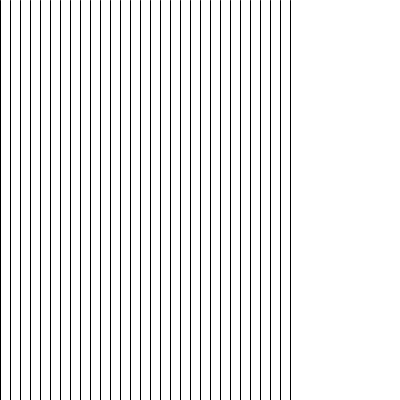
Frame 1 (no input)
Frame 60 (the mouse pressed at the canvas centre just before this capture): identical to frame 1, image omitted
Frame 120 (the mouse held since frame 60 and released just before this capture): identical to frame 1, image omitted

The Processing sketch that drew this single still picture (run headless with seeded random() and noise(); from frame 60 on, the mouse is pressed at the canvas centre):

// Processing sketch: while_loop2
// ── while_loop2.pde

void setup() {
  size(400, 400);
}

void draw() {
  background(255);

  int x = 0;
  while (x < 300) {
    stroke(0);
    line(x, 0, x, height);
    x = x + 10;
  }
}
